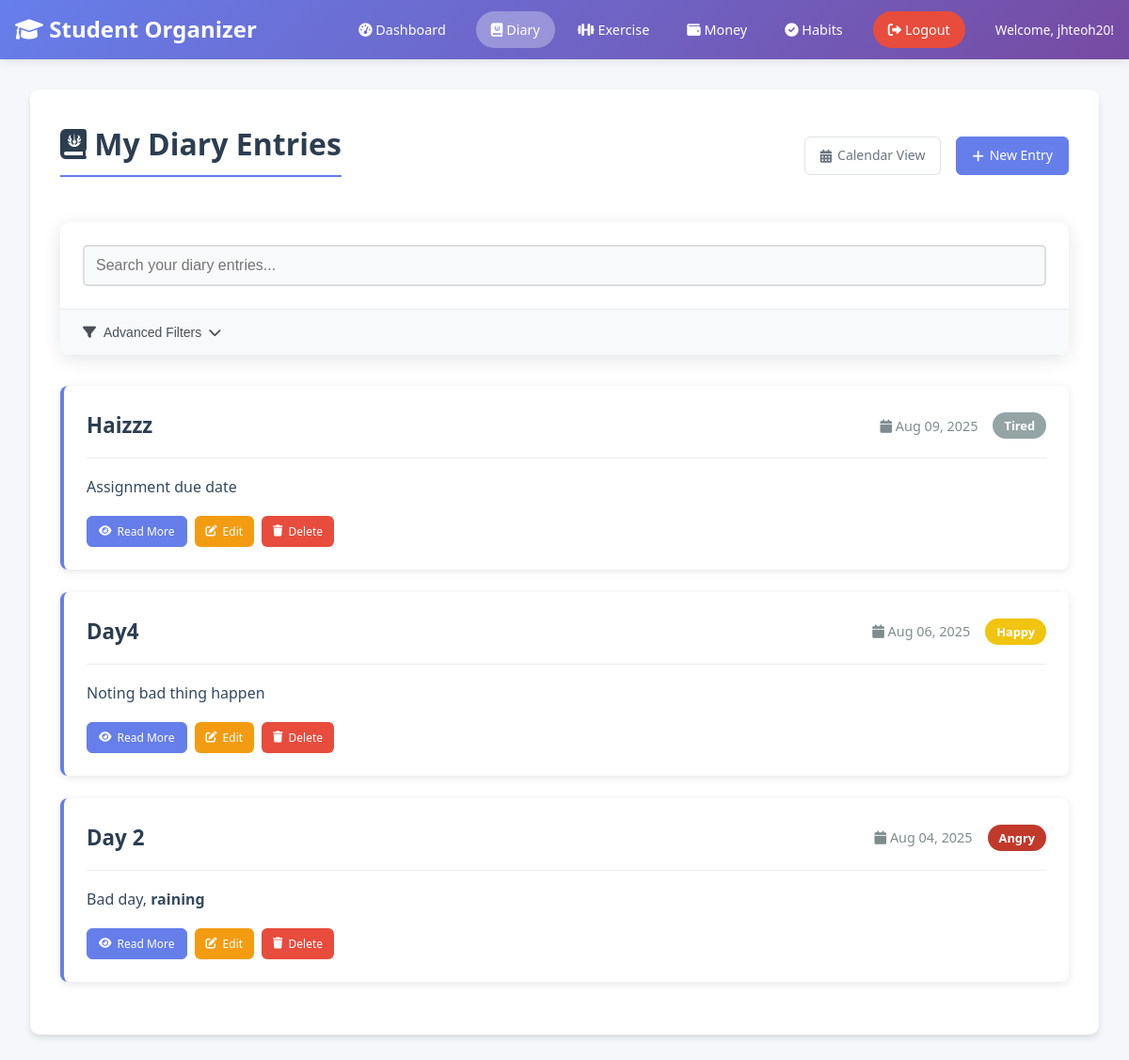
The app's page /diary/index.php (signed in) with its own data.
### tables this page shows
CREATE TABLE `diary_entries` (
  `entry_id` int(11) NOT NULL,
  `user_id` int(11) NOT NULL,
  `title` varchar(200) NOT NULL,
  `content` text NOT NULL,
  `mood` varchar(20) NOT NULL,
  `entry_date` date NOT NULL,
  `created_at` timestamp NOT NULL DEFAULT current_timestamp(),
  `updated_at` timestamp NOT NULL DEFAULT current_timestamp() ON UPDATE current_timestamp()
);

### diary/index.php (the view, shortened to what this page needs)
<?php include '../includes/header.php'; ?>
<div class="container">
    <div style="display: flex; justify-content: space-between; align-items: center; margin-bottom: 2rem;">
        <h2><i class="fas fa-journal-whills"></i> My Diary Entries</h2>
        <div style="display: flex; gap: 1rem;">
            <a href="calendar_view.php" class="btn btn-secondary">
                <i class="fas fa-calendar-alt"></i> Calendar View
            </a>
            <a href="add_entry.php" class="btn btn-primary">
                <i class="fas fa-plus"></i> New Entry
            </a>
        </div>
    </div>
    <?php include 'includes/search_filter_component.php'; ?>
    <div class="entries-container" id="entries-container">
    <?php
    try {
        $db = new Database();
        $conn = $db->getConnection();
        $stmt = $conn->prepare("
            SELECT entry_id, title, content, mood, entry_date, created_at
            FROM diary_entries
            WHERE user_id = ?
            ORDER BY entry_date DESC, created_at DESC
        ");
        $stmt->execute([$_SESSION['user_id']]);
        $entries = $stmt->fetchAll(PDO::FETCH_ASSOC);
        if(count($entries) == 0) {
            echo '<div class="container text-center">';
            echo '<div class="feature-icon" style="margin: 3rem 0;"><i class="fas fa-book-open" style="font-size: 4rem; color: #ccc;"></i></div>';
            echo '<h3 style="color: #999;">No entries yet</h3>';
            echo '<p style="color: #999; margin-bottom: 2rem;">Start your journaling journey by writing your first entry!</p>';
            echo '<a href="add_entry.php" class="btn btn-primary"><i class="fas fa-plus"></i> Write First Entry</a>';
            echo '</div>';
        } else {
            foreach($entries as $entry) {
                $mood_class = 'mood-' . strtolower($entry['mood']);
                $content_preview = strip_tags($entry['content'], '<b><i><u><strong><em>');
                $short_content = strlen($content_preview) > 200 ? substr($content_preview, 0, 200) . '...' : $content_preview;
                echo '<div class="entry-card">';
                echo '<div class="entry-header">';
                echo '<h3 class="entry-title">' . htmlspecialchars($entry['title']) . '</h3>';
                echo '<div class="entry-meta">';
                echo '<span><i class="fas fa-calendar"></i> ' . date('M d, Y', strtotime($entry['entry_date'])) . '</span>';
                echo '<span class="mood-badge ' . $mood_class . '">' . htmlspecialchars($entry['mood']) . '</span>';
                echo '</div>';
                echo '</div>';
                echo '<div class="entry-content">';
                echo $short_content;
                echo '</div>';
                echo '<div class="entry-actions">';
                echo '<a href="view_entry.php?id=' . $entry['entry_id'] . '" class="btn btn-primary btn-small">';
                echo '<i class="fas fa-eye"></i> Read More';
                echo '</a>';
                echo '<a href="edit_entry.php?id=' . $entry['entry_id'] . '" class="btn btn-warning btn-small">';
                echo '<i class="fas fa-edit"></i> Edit';
                echo '</a>';
                echo '<a href="delete_entry.php?id=' . $entry['entry_id'] . '" class="btn btn-danger btn-small" onclick="return confirm(\'Are you sure you want to delete this entry?\')">';
                echo '<i class="fas fa-trash"></i> Delete';
                echo '</a>';
                echo '</div>';
                echo '</div>';
            }
        }
    } catch(PDOException $e) {
        echo '<div class="alert alert-error">Error loading entries: ' . htmlspecialchars($e->getMessage()) . '</div>';
    }
    ?>
    </div>
</div>

### css/style.css (style rules this page uses)
* { margin: 0; padding: 0; box-sizing: border-box; }
body { font-family: 'Segoe UI', Tahoma, Geneva, Verdana, sans-serif; line-height: 1.6; color: #333; background-color: #f5f7fa; min-height: 100vh; display: flex; flex-direction: column; }
.container { background: white; border-radius: 10px; box-shadow: 0 4px 6px rgba(0,0,0,0.1); padding: 2rem; margin-bottom: 2rem; }
h1, h2, h3 { color: #2c3e50; margin-bottom: 1rem; }
h2 { font-size: 2rem; border-bottom: 2px solid #667eea; padding-bottom: 0.5rem; }
.btn { display: inline-block; padding: 0.75rem 1.5rem; border: none; border-radius: 5px; cursor: pointer; text-decoration: none; font-size: 1rem; font-weight: 600; transition: all 0.3s; text-align: center; }
.btn-primary { background: linear-gradient(135deg, #667eea 0%, #764ba2 100%); color: white; }
.btn-warning { background-color: #f39c12; color: white; }
.btn-danger { background-color: #e74c3c; color: white; }
.btn-small { padding: 0.5rem 1rem; font-size: 0.9rem; }
.entry-card { background: white; border-radius: 8px; box-shadow: 0 2px 8px rgba(0,0,0,0.1); padding: 1.5rem; margin-bottom: 1.5rem; border-left: 4px solid #667eea; }
.entry-header { display: flex; justify-content: space-between; align-items: center; margin-bottom: 1rem; border-bottom: 1px solid #eee; padding-bottom: 1rem; }
.entry-title { font-size: 1.4rem; color: #2c3e50; margin: 0; }
.entry-meta { display: flex; gap: 1rem; align-items: center; font-size: 0.9rem; color: #7f8c8d; }
.mood-badge { padding: 0.25rem 0.75rem; border-radius: 20px; font-size: 0.8rem; font-weight: 600; color: white; }
.mood-happy { background-color: #f1c40f; }
.mood-angry { background-color: #c0392b; }
.mood-tired { background-color: #95a5a6; }
.entry-content { line-height: 1.8; color: #34495e; margin-bottom: 1rem; }
.entry-actions { display: flex; gap: 0.5rem; }

### diary/includes/search_filter_component.php (style rules this page uses)
.btn-primary, .btn-secondary, .btn-small { padding: 8px 16px; border-radius: 6px; font-size: 14px; font-weight: 500; cursor: pointer; transition: all 0.2s; display: flex; align-items: center; gap: 6px; text-decoration: none; }
.btn-primary { background: #667eea; color: white; border: 1px solid #667eea; }
.btn-secondary { background: white; color: #6c757d; border: 1px solid #dee2e6; }
.btn-small { padding: 6px 12px; font-size: 12px; }

### records on screen
diary_entries: title "Haizzz", entry_date "Aug 09, 2025", mood "Tired", content "Assignment due date"
diary_entries: title "Day4", entry_date "Aug 06, 2025", mood "Happy", content "Noting bad thing happen"
diary_entries: title "Day 2", entry_date "Aug 04, 2025", mood "Angry", content "Bad day, raining"

### other values on screen
$_SESSION['username'] "jhteoh20"
